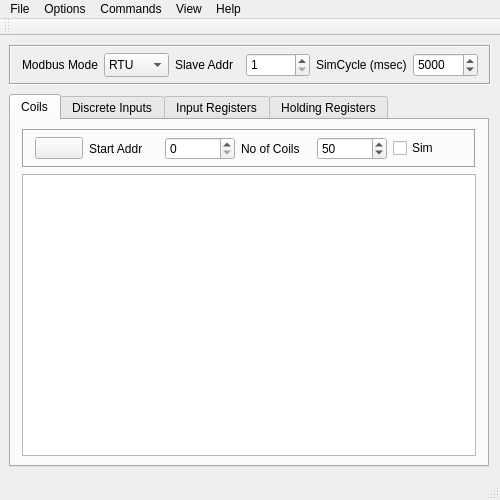
<?xml version="1.0" encoding="UTF-8"?>
<ui version="4.0">
 <class>MainWindow</class>
 <widget class="QMainWindow" name="MainWindow">
  <property name="geometry">
   <rect>
    <x>0</x>
    <y>0</y>
    <width>500</width>
    <height>500</height>
   </rect>
  </property>
  <property name="minimumSize">
   <size>
    <width>500</width>
    <height>500</height>
   </size>
  </property>
  <property name="maximumSize">
   <size>
    <width>500</width>
    <height>640</height>
   </size>
  </property>
  <property name="windowTitle">
   <string>pyModSlave</string>
  </property>
  <property name="windowIcon">
   <iconset resource="icons/pyModSlaveQt.qrc">
    <normaloff>:/img/Bus.png</normaloff>:/img/Bus.png</iconset>
  </property>
  <widget class="QWidget" name="centralWidget">
   <layout class="QVBoxLayout" name="vericallayout">
    <property name="spacing">
     <number>9</number>
    </property>
    <property name="sizeConstraint">
     <enum>QLayout::SetDefaultConstraint</enum>
    </property>
    <property name="leftMargin">
     <number>9</number>
    </property>
    <property name="topMargin">
     <number>9</number>
    </property>
    <item>
     <widget class="QFrame" name="frame_commands">
      <property name="sizePolicy">
       <sizepolicy hsizetype="Preferred" vsizetype="Preferred">
        <horstretch>0</horstretch>
        <verstretch>0</verstretch>
       </sizepolicy>
      </property>
      <property name="minimumSize">
       <size>
        <width>482</width>
        <height>40</height>
       </size>
      </property>
      <property name="maximumSize">
       <size>
        <width>482</width>
        <height>40</height>
       </size>
      </property>
      <property name="frameShape">
       <enum>QFrame::Box</enum>
      </property>
      <property name="frameShadow">
       <enum>QFrame::Sunken</enum>
      </property>
      <layout class="QHBoxLayout" name="horizontalLayout_5">
       <property name="spacing">
        <number>6</number>
       </property>
       <property name="topMargin">
        <number>6</number>
       </property>
       <property name="bottomMargin">
        <number>6</number>
       </property>
       <item>
        <widget class="QLabel" name="lblModbusMode">
         <property name="text">
          <string>Modbus Mode</string>
         </property>
         <property name="buddy">
          <cstring>cmbModbusMode</cstring>
         </property>
        </widget>
       </item>
       <item>
        <widget class="QComboBox" name="cmbModbusMode">
         <property name="minimumSize">
          <size>
           <width>0</width>
           <height>24</height>
          </size>
         </property>
         <item>
          <property name="text">
           <string>RTU</string>
          </property>
         </item>
         <item>
          <property name="text">
           <string>TCP</string>
          </property>
         </item>
        </widget>
       </item>
       <item>
        <widget class="QLabel" name="lblSlave">
         <property name="text">
          <string>Slave Addr</string>
         </property>
         <property name="buddy">
          <cstring>sbSlaveID</cstring>
         </property>
        </widget>
       </item>
       <item>
        <widget class="QSpinBox" name="sbSlaveID">
         <property name="minimumSize">
          <size>
           <width>0</width>
           <height>24</height>
          </size>
         </property>
         <property name="minimum">
          <number>1</number>
         </property>
         <property name="maximum">
          <number>247</number>
         </property>
        </widget>
       </item>
       <item>
        <widget class="QLabel" name="lblSimCycle">
         <property name="text">
          <string>SimCycle (msec)</string>
         </property>
        </widget>
       </item>
       <item>
        <widget class="QSpinBox" name="spInterval">
         <property name="minimumSize">
          <size>
           <width>0</width>
           <height>24</height>
          </size>
         </property>
         <property name="minimum">
          <number>1000</number>
         </property>
         <property name="maximum">
          <number>10000</number>
         </property>
         <property name="singleStep">
          <number>500</number>
         </property>
         <property name="value">
          <number>5000</number>
         </property>
        </widget>
       </item>
      </layout>
     </widget>
    </item>
    <item>
     <widget class="QTabWidget" name="tabIOs">
      <property name="enabled">
       <bool>true</bool>
      </property>
      <property name="sizePolicy">
       <sizepolicy hsizetype="Preferred" vsizetype="Preferred">
        <horstretch>0</horstretch>
        <verstretch>0</verstretch>
       </sizepolicy>
      </property>
      <property name="minimumSize">
       <size>
        <width>0</width>
        <height>0</height>
       </size>
      </property>
      <property name="currentIndex">
       <number>0</number>
      </property>
      <widget class="QWidget" name="tabCoils">
       <property name="sizePolicy">
        <sizepolicy hsizetype="Minimum" vsizetype="Minimum">
         <horstretch>0</horstretch>
         <verstretch>0</verstretch>
        </sizepolicy>
       </property>
       <attribute name="icon">
        <iconset resource="icons/pyModSlaveQt.qrc">
         <normaloff>:/img/DO.png</normaloff>:/img/DO.png</iconset>
       </attribute>
       <attribute name="title">
        <string>Coils</string>
       </attribute>
       <layout class="QVBoxLayout" name="verticalLayout">
        <property name="topMargin">
         <number>9</number>
        </property>
        <property name="bottomMargin">
         <number>9</number>
        </property>
        <item>
         <widget class="QFrame" name="frame">
          <property name="frameShape">
           <enum>QFrame::Box</enum>
          </property>
          <property name="frameShadow">
           <enum>QFrame::Sunken</enum>
          </property>
          <layout class="QHBoxLayout" name="horizontalLayout_6">
           <property name="topMargin">
            <number>6</number>
           </property>
           <property name="bottomMargin">
            <number>6</number>
           </property>
           <item>
            <widget class="QPushButton" name="pbResetDO">
             <property name="minimumSize">
              <size>
               <width>48</width>
               <height>0</height>
              </size>
             </property>
             <property name="maximumSize">
              <size>
               <width>48</width>
               <height>16777215</height>
              </size>
             </property>
             <property name="toolTip">
              <string>Reset</string>
             </property>
             <property name="text">
              <string/>
             </property>
             <property name="icon">
              <iconset resource="icons/pyModSlaveQt.qrc">
               <normaloff>:/img/edit-clear-16.png</normaloff>:/img/edit-clear-16.png</iconset>
             </property>
            </widget>
           </item>
           <item>
            <widget class="QLabel" name="lblCoilsStartAddr">
             <property name="text">
              <string>Start Addr</string>
             </property>
            </widget>
           </item>
           <item>
            <widget class="QSpinBox" name="sbCoilsStartAddr">
             <property name="sizePolicy">
              <sizepolicy hsizetype="Preferred" vsizetype="Fixed">
               <horstretch>0</horstretch>
               <verstretch>0</verstretch>
              </sizepolicy>
             </property>
             <property name="minimumSize">
              <size>
               <width>50</width>
               <height>0</height>
              </size>
             </property>
             <property name="maximumSize">
              <size>
               <width>75</width>
               <height>16777215</height>
              </size>
             </property>
             <property name="minimum">
              <number>0</number>
             </property>
             <property name="maximum">
              <number>65535</number>
             </property>
             <property name="singleStep">
              <number>10</number>
             </property>
             <property name="value">
              <number>0</number>
             </property>
            </widget>
           </item>
           <item>
            <widget class="QLabel" name="label">
             <property name="text">
              <string>No of Coils</string>
             </property>
            </widget>
           </item>
           <item>
            <widget class="QSpinBox" name="sbNoOfCoils">
             <property name="sizePolicy">
              <sizepolicy hsizetype="Preferred" vsizetype="Fixed">
               <horstretch>0</horstretch>
               <verstretch>0</verstretch>
              </sizepolicy>
             </property>
             <property name="minimumSize">
              <size>
               <width>50</width>
               <height>0</height>
              </size>
             </property>
             <property name="maximumSize">
              <size>
               <width>75</width>
               <height>16777215</height>
              </size>
             </property>
             <property name="minimum">
              <number>1</number>
             </property>
             <property name="maximum">
              <number>65535</number>
             </property>
             <property name="singleStep">
              <number>10</number>
             </property>
             <property name="value">
              <number>50</number>
             </property>
            </widget>
           </item>
           <item>
            <widget class="QCheckBox" name="chkSimCoils">
             <property name="text">
              <string>Sim</string>
             </property>
            </widget>
           </item>
          </layout>
         </widget>
        </item>
        <item>
         <widget class="QTableView" name="tvCoilsData">
          <property name="sizePolicy">
           <sizepolicy hsizetype="Minimum" vsizetype="MinimumExpanding">
            <horstretch>0</horstretch>
            <verstretch>0</verstretch>
           </sizepolicy>
          </property>
          <property name="minimumSize">
           <size>
            <width>450</width>
            <height>0</height>
           </size>
          </property>
          <property name="cornerButtonEnabled">
           <bool>false</bool>
          </property>
          <attribute name="horizontalHeaderVisible">
           <bool>false</bool>
          </attribute>
          <attribute name="verticalHeaderVisible">
           <bool>false</bool>
          </attribute>
         </widget>
        </item>
       </layout>
      </widget>
      <widget class="QWidget" name="tabDiscreteInputs">
       <property name="sizePolicy">
        <sizepolicy hsizetype="Minimum" vsizetype="Minimum">
         <horstretch>0</horstretch>
         <verstretch>0</verstretch>
        </sizepolicy>
       </property>
       <attribute name="icon">
        <iconset resource="icons/pyModSlaveQt.qrc">
         <normaloff>:/img/DI.png</normaloff>:/img/DI.png</iconset>
       </attribute>
       <attribute name="title">
        <string>Discrete Inputs</string>
       </attribute>
       <layout class="QVBoxLayout" name="verticalLayout_2">
        <property name="topMargin">
         <number>9</number>
        </property>
        <property name="bottomMargin">
         <number>9</number>
        </property>
        <item>
         <widget class="QFrame" name="frame_2">
          <property name="frameShape">
           <enum>QFrame::Box</enum>
          </property>
          <property name="frameShadow">
           <enum>QFrame::Sunken</enum>
          </property>
          <layout class="QHBoxLayout" name="horizontalLayout">
           <property name="topMargin">
            <number>6</number>
           </property>
           <property name="bottomMargin">
            <number>6</number>
           </property>
           <item>
            <widget class="QPushButton" name="pbResetDI">
             <property name="minimumSize">
              <size>
               <width>48</width>
               <height>0</height>
              </size>
             </property>
             <property name="maximumSize">
              <size>
               <width>48</width>
               <height>16777215</height>
              </size>
             </property>
             <property name="toolTip">
              <string>Reset</string>
             </property>
             <property name="text">
              <string/>
             </property>
             <property name="icon">
              <iconset resource="icons/pyModSlaveQt.qrc">
               <normaloff>:/img/edit-clear-16.png</normaloff>:/img/edit-clear-16.png</iconset>
             </property>
            </widget>
           </item>
           <item>
            <widget class="QLabel" name="lblDigInputsStartAddr">
             <property name="text">
              <string>Start Addr</string>
             </property>
            </widget>
           </item>
           <item>
            <widget class="QSpinBox" name="sbDigInputsstartAddr">
             <property name="sizePolicy">
              <sizepolicy hsizetype="Preferred" vsizetype="Fixed">
               <horstretch>0</horstretch>
               <verstretch>0</verstretch>
              </sizepolicy>
             </property>
             <property name="minimumSize">
              <size>
               <width>50</width>
               <height>0</height>
              </size>
             </property>
             <property name="maximumSize">
              <size>
               <width>75</width>
               <height>16777215</height>
              </size>
             </property>
             <property name="minimum">
              <number>0</number>
             </property>
             <property name="maximum">
              <number>65535</number>
             </property>
             <property name="singleStep">
              <number>10</number>
             </property>
             <property name="value">
              <number>0</number>
             </property>
            </widget>
           </item>
           <item>
            <widget class="QLabel" name="lblNoOfDigInputs">
             <property name="text">
              <string>No of Inputs</string>
             </property>
            </widget>
           </item>
           <item>
            <widget class="QSpinBox" name="sbNoOfDigInputs">
             <property name="sizePolicy">
              <sizepolicy hsizetype="Preferred" vsizetype="Fixed">
               <horstretch>0</horstretch>
               <verstretch>0</verstretch>
              </sizepolicy>
             </property>
             <property name="minimumSize">
              <size>
               <width>50</width>
               <height>0</height>
              </size>
             </property>
             <property name="maximumSize">
              <size>
               <width>75</width>
               <height>16777215</height>
              </size>
             </property>
             <property name="minimum">
              <number>1</number>
             </property>
             <property name="maximum">
              <number>65535</number>
             </property>
             <property name="singleStep">
              <number>10</number>
             </property>
             <property name="value">
              <number>50</number>
             </property>
            </widget>
           </item>
           <item>
            <widget class="QCheckBox" name="chkSimDisInputs">
             <property name="text">
              <string>Sim</string>
             </property>
            </widget>
           </item>
          </layout>
         </widget>
        </item>
        <item>
         <widget class="QTableView" name="tvDiscreteInputsData">
          <property name="enabled">
           <bool>true</bool>
          </property>
          <property name="sizePolicy">
           <sizepolicy hsizetype="Minimum" vsizetype="MinimumExpanding">
            <horstretch>0</horstretch>
            <verstretch>0</verstretch>
           </sizepolicy>
          </property>
          <property name="minimumSize">
           <size>
            <width>450</width>
            <height>0</height>
           </size>
          </property>
          <property name="maximumSize">
           <size>
            <width>16777215</width>
            <height>16777215</height>
           </size>
          </property>
          <property name="cornerButtonEnabled">
           <bool>false</bool>
          </property>
          <attribute name="horizontalHeaderVisible">
           <bool>false</bool>
          </attribute>
          <attribute name="verticalHeaderVisible">
           <bool>false</bool>
          </attribute>
         </widget>
        </item>
       </layout>
      </widget>
      <widget class="QWidget" name="tabInputRegisters">
       <property name="sizePolicy">
        <sizepolicy hsizetype="Minimum" vsizetype="Minimum">
         <horstretch>0</horstretch>
         <verstretch>0</verstretch>
        </sizepolicy>
       </property>
       <attribute name="icon">
        <iconset resource="icons/pyModSlaveQt.qrc">
         <normaloff>:/img/AI.png</normaloff>:/img/AI.png</iconset>
       </attribute>
       <attribute name="title">
        <string>Input Registers</string>
       </attribute>
       <layout class="QVBoxLayout" name="verticalLayout_6">
        <property name="topMargin">
         <number>9</number>
        </property>
        <item>
         <widget class="QFrame" name="frame_3">
          <property name="frameShape">
           <enum>QFrame::Box</enum>
          </property>
          <property name="frameShadow">
           <enum>QFrame::Sunken</enum>
          </property>
          <layout class="QHBoxLayout" name="horizontalLayout_2">
           <property name="topMargin">
            <number>6</number>
           </property>
           <property name="bottomMargin">
            <number>6</number>
           </property>
           <item>
            <widget class="QPushButton" name="pbResetAI">
             <property name="minimumSize">
              <size>
               <width>48</width>
               <height>0</height>
              </size>
             </property>
             <property name="maximumSize">
              <size>
               <width>48</width>
               <height>16777215</height>
              </size>
             </property>
             <property name="toolTip">
              <string>Reset</string>
             </property>
             <property name="text">
              <string/>
             </property>
             <property name="icon">
              <iconset resource="icons/pyModSlaveQt.qrc">
               <normaloff>:/img/edit-clear-16.png</normaloff>:/img/edit-clear-16.png</iconset>
             </property>
            </widget>
           </item>
           <item>
            <widget class="QLabel" name="lblInputRegsStartAddr">
             <property name="text">
              <string>Start Addr</string>
             </property>
            </widget>
           </item>
           <item>
            <widget class="QSpinBox" name="sbInputRegsStartAddr">
             <property name="sizePolicy">
              <sizepolicy hsizetype="Preferred" vsizetype="Fixed">
               <horstretch>0</horstretch>
               <verstretch>0</verstretch>
              </sizepolicy>
             </property>
             <property name="minimumSize">
              <size>
               <width>50</width>
               <height>0</height>
              </size>
             </property>
             <property name="maximumSize">
              <size>
               <width>75</width>
               <height>16777215</height>
              </size>
             </property>
             <property name="minimum">
              <number>0</number>
             </property>
             <property name="maximum">
              <number>65535</number>
             </property>
             <property name="singleStep">
              <number>10</number>
             </property>
             <property name="value">
              <number>0</number>
             </property>
            </widget>
           </item>
           <item>
            <widget class="QLabel" name="lblNoOfInputRegs">
             <property name="text">
              <string>No of Regs</string>
             </property>
            </widget>
           </item>
           <item>
            <widget class="QSpinBox" name="sbNoOfInputRegs">
             <property name="sizePolicy">
              <sizepolicy hsizetype="Preferred" vsizetype="Fixed">
               <horstretch>0</horstretch>
               <verstretch>0</verstretch>
              </sizepolicy>
             </property>
             <property name="minimumSize">
              <size>
               <width>50</width>
               <height>0</height>
              </size>
             </property>
             <property name="maximumSize">
              <size>
               <width>75</width>
               <height>16777215</height>
              </size>
             </property>
             <property name="minimum">
              <number>1</number>
             </property>
             <property name="maximum">
              <number>65535</number>
             </property>
             <property name="singleStep">
              <number>10</number>
             </property>
             <property name="value">
              <number>50</number>
             </property>
            </widget>
           </item>
           <item>
            <widget class="QCheckBox" name="chkSimInputRegs">
             <property name="text">
              <string>Sim</string>
             </property>
            </widget>
           </item>
           <item>
            <widget class="QComboBox" name="cmbInputRegsType">
             <property name="maxVisibleItems">
              <number>2</number>
             </property>
             <item>
              <property name="text">
               <string>Dec</string>
              </property>
             </item>
             <item>
              <property name="text">
               <string>Hex</string>
              </property>
             </item>
            </widget>
           </item>
          </layout>
         </widget>
        </item>
        <item>
         <widget class="QTableView" name="tvInputRegistersData">
          <property name="sizePolicy">
           <sizepolicy hsizetype="Minimum" vsizetype="MinimumExpanding">
            <horstretch>0</horstretch>
            <verstretch>0</verstretch>
           </sizepolicy>
          </property>
          <property name="minimumSize">
           <size>
            <width>450</width>
            <height>0</height>
           </size>
          </property>
          <property name="cornerButtonEnabled">
           <bool>false</bool>
          </property>
          <attribute name="horizontalHeaderVisible">
           <bool>false</bool>
          </attribute>
          <attribute name="verticalHeaderVisible">
           <bool>false</bool>
          </attribute>
         </widget>
        </item>
       </layout>
      </widget>
      <widget class="QWidget" name="tabHoldingRegisters">
       <property name="sizePolicy">
        <sizepolicy hsizetype="Minimum" vsizetype="Minimum">
         <horstretch>0</horstretch>
         <verstretch>0</verstretch>
        </sizepolicy>
       </property>
       <attribute name="icon">
        <iconset resource="icons/pyModSlaveQt.qrc">
         <normaloff>:/img/AO.png</normaloff>:/img/AO.png</iconset>
       </attribute>
       <attribute name="title">
        <string>Holding Registers</string>
       </attribute>
       <layout class="QVBoxLayout" name="verticalLayout_7">
        <property name="topMargin">
         <number>9</number>
        </property>
        <item>
         <widget class="QFrame" name="frame_4">
          <property name="frameShape">
           <enum>QFrame::Box</enum>
          </property>
          <property name="frameShadow">
           <enum>QFrame::Sunken</enum>
          </property>
          <layout class="QHBoxLayout" name="horizontalLayout_4">
           <property name="topMargin">
            <number>6</number>
           </property>
           <property name="bottomMargin">
            <number>6</number>
           </property>
           <item>
            <widget class="QPushButton" name="pbResetAO">
             <property name="minimumSize">
              <size>
               <width>48</width>
               <height>0</height>
              </size>
             </property>
             <property name="maximumSize">
              <size>
               <width>48</width>
               <height>16777215</height>
              </size>
             </property>
             <property name="toolTip">
              <string>Reset</string>
             </property>
             <property name="text">
              <string/>
             </property>
             <property name="icon">
              <iconset resource="icons/pyModSlaveQt.qrc">
               <normaloff>:/img/edit-clear-16.png</normaloff>:/img/edit-clear-16.png</iconset>
             </property>
            </widget>
           </item>
           <item>
            <widget class="QLabel" name="lblHoldRegsStarAddr">
             <property name="text">
              <string>Start Addr</string>
             </property>
            </widget>
           </item>
           <item>
            <widget class="QSpinBox" name="sbHoldingRegsStartAddr">
             <property name="sizePolicy">
              <sizepolicy hsizetype="Preferred" vsizetype="Fixed">
               <horstretch>0</horstretch>
               <verstretch>0</verstretch>
              </sizepolicy>
             </property>
             <property name="minimumSize">
              <size>
               <width>50</width>
               <height>0</height>
              </size>
             </property>
             <property name="maximumSize">
              <size>
               <width>75</width>
               <height>16777215</height>
              </size>
             </property>
             <property name="minimum">
              <number>0</number>
             </property>
             <property name="maximum">
              <number>65535</number>
             </property>
             <property name="singleStep">
              <number>10</number>
             </property>
             <property name="value">
              <number>0</number>
             </property>
            </widget>
           </item>
           <item>
            <widget class="QLabel" name="lblHoldRegs">
             <property name="text">
              <string>No of Regs</string>
             </property>
            </widget>
           </item>
           <item>
            <widget class="QSpinBox" name="sbNoOfHoldingRegs">
             <property name="sizePolicy">
              <sizepolicy hsizetype="Preferred" vsizetype="Fixed">
               <horstretch>0</horstretch>
               <verstretch>0</verstretch>
              </sizepolicy>
             </property>
             <property name="minimumSize">
              <size>
               <width>50</width>
               <height>0</height>
              </size>
             </property>
             <property name="maximumSize">
              <size>
               <width>75</width>
               <height>16777215</height>
              </size>
             </property>
             <property name="minimum">
              <number>1</number>
             </property>
             <property name="maximum">
              <number>65535</number>
             </property>
             <property name="singleStep">
              <number>10</number>
             </property>
             <property name="value">
              <number>50</number>
             </property>
            </widget>
           </item>
           <item>
            <widget class="QCheckBox" name="chkSimHoldRegs">
             <property name="text">
              <string>Sim</string>
             </property>
            </widget>
           </item>
           <item>
            <widget class="QComboBox" name="cmbHoldRegsType">
             <property name="maxVisibleItems">
              <number>2</number>
             </property>
             <item>
              <property name="text">
               <string>Dec</string>
              </property>
             </item>
             <item>
              <property name="text">
               <string>Hex</string>
              </property>
             </item>
            </widget>
           </item>
          </layout>
         </widget>
        </item>
        <item>
         <widget class="QTableView" name="tvHoldingRegistersData">
          <property name="sizePolicy">
           <sizepolicy hsizetype="Minimum" vsizetype="MinimumExpanding">
            <horstretch>0</horstretch>
            <verstretch>0</verstretch>
           </sizepolicy>
          </property>
          <property name="minimumSize">
           <size>
            <width>450</width>
            <height>0</height>
           </size>
          </property>
          <property name="cornerButtonEnabled">
           <bool>false</bool>
          </property>
          <attribute name="horizontalHeaderVisible">
           <bool>false</bool>
          </attribute>
          <attribute name="verticalHeaderVisible">
           <bool>false</bool>
          </attribute>
         </widget>
        </item>
       </layout>
      </widget>
     </widget>
    </item>
   </layout>
  </widget>
  <widget class="QMenuBar" name="menuBar">
   <property name="geometry">
    <rect>
     <x>0</x>
     <y>0</y>
     <width>500</width>
     <height>21</height>
    </rect>
   </property>
   <widget class="QMenu" name="menuFile">
    <property name="title">
     <string>File</string>
    </property>
    <addaction name="actionLoad_Session"/>
    <addaction name="actionSave_Session"/>
    <addaction name="separator"/>
    <addaction name="actionExit"/>
   </widget>
   <widget class="QMenu" name="menuOptions">
    <property name="title">
     <string>Options</string>
    </property>
    <addaction name="actionSerial_RTU"/>
    <addaction name="actionTCP"/>
    <addaction name="separator"/>
    <addaction name="actionSettings"/>
   </widget>
   <widget class="QMenu" name="menuHelp">
    <property name="title">
     <string>Help</string>
    </property>
    <addaction name="actionModbus_Manual"/>
    <addaction name="actionAbout"/>
   </widget>
   <widget class="QMenu" name="menuView">
    <property name="title">
     <string>View</string>
    </property>
    <addaction name="actionLog"/>
    <addaction name="actionBus_Monitor"/>
    <addaction name="actionHeaders"/>
   </widget>
   <widget class="QMenu" name="menuCommands">
    <property name="title">
     <string>Commands</string>
    </property>
    <addaction name="actionConnect"/>
    <addaction name="actionReset_Counters"/>
   </widget>
   <addaction name="menuFile"/>
   <addaction name="menuOptions"/>
   <addaction name="menuCommands"/>
   <addaction name="menuView"/>
   <addaction name="menuHelp"/>
  </widget>
  <widget class="QToolBar" name="mainToolBar">
   <attribute name="toolBarArea">
    <enum>TopToolBarArea</enum>
   </attribute>
   <attribute name="toolBarBreak">
    <bool>false</bool>
   </attribute>
  </widget>
  <widget class="QStatusBar" name="statusBar"/>
  <action name="actionExit">
   <property name="icon">
    <iconset resource="icons/pyModSlaveQt.qrc">
     <normaloff>:/img/exit-16.png</normaloff>:/img/exit-16.png</iconset>
   </property>
   <property name="text">
    <string>Exit</string>
   </property>
   <property name="iconVisibleInMenu">
    <bool>true</bool>
   </property>
  </action>
  <action name="actionSerial_RTU">
   <property name="icon">
    <iconset resource="icons/pyModSlaveQt.qrc">
     <normaloff>:/img/serial-pot-16.png</normaloff>:/img/serial-pot-16.png</iconset>
   </property>
   <property name="text">
    <string>Modbus RTU...</string>
   </property>
   <property name="iconVisibleInMenu">
    <bool>true</bool>
   </property>
  </action>
  <action name="actionTCP">
   <property name="icon">
    <iconset resource="icons/pyModSlaveQt.qrc">
     <normaloff>:/img/ethernet-port-16.png</normaloff>:/img/ethernet-port-16.png</iconset>
   </property>
   <property name="text">
    <string>Modbus TCP...</string>
   </property>
   <property name="iconVisibleInMenu">
    <bool>true</bool>
   </property>
  </action>
  <action name="actionAbout">
   <property name="icon">
    <iconset resource="icons/pyModSlaveQt.qrc">
     <normaloff>:/img/info-sign-16.png</normaloff>:/img/info-sign-16.png</iconset>
   </property>
   <property name="text">
    <string>About...</string>
   </property>
   <property name="iconVisibleInMenu">
    <bool>true</bool>
   </property>
  </action>
  <action name="actionSettings">
   <property name="icon">
    <iconset resource="icons/pyModSlaveQt.qrc">
     <normaloff>:/img/options-16.png</normaloff>:/img/options-16.png</iconset>
   </property>
   <property name="text">
    <string>Settings...</string>
   </property>
   <property name="iconVisibleInMenu">
    <bool>true</bool>
   </property>
  </action>
  <action name="actionBus_Monitor">
   <property name="icon">
    <iconset resource="icons/pyModSlaveQt.qrc">
     <normaloff>:/img/TV-16.png</normaloff>:/img/TV-16.png</iconset>
   </property>
   <property name="text">
    <string>Bus Monitor</string>
   </property>
  </action>
  <action name="actionReset_Counters">
   <property name="icon">
    <iconset resource="icons/pyModSlaveQt.qrc">
     <normaloff>:/img/reset-16.png</normaloff>:/img/reset-16.png</iconset>
   </property>
   <property name="text">
    <string>Reset Counters</string>
   </property>
  </action>
  <action name="actionLog">
   <property name="icon">
    <iconset resource="icons/pyModSlaveQt.qrc">
     <normaloff>:/img/text-x-log-16.png</normaloff>:/img/text-x-log-16.png</iconset>
   </property>
   <property name="text">
    <string>Log</string>
   </property>
  </action>
  <action name="actionModbus_Manual">
   <property name="icon">
    <iconset resource="icons/pyModSlaveQt.qrc">
     <normaloff>:/img/help-desk-icon-16.png</normaloff>:/img/help-desk-icon-16.png</iconset>
   </property>
   <property name="text">
    <string>Modbus Manual</string>
   </property>
  </action>
  <action name="actionLoad_Session">
   <property name="icon">
    <iconset resource="icons/pyModSlaveQt.qrc">
     <normaloff>:/img/document-import-16.png</normaloff>:/img/document-import-16.png</iconset>
   </property>
   <property name="text">
    <string>Load Session...</string>
   </property>
  </action>
  <action name="actionSave_Session">
   <property name="icon">
    <iconset resource="icons/pyModSlaveQt.qrc">
     <normaloff>:/img/document-export-16.png</normaloff>:/img/document-export-16.png</iconset>
   </property>
   <property name="text">
    <string>Save Session...</string>
   </property>
  </action>
  <action name="actionConnect">
   <property name="checkable">
    <bool>true</bool>
   </property>
   <property name="icon">
    <iconset resource="icons/pyModSlaveQt.qrc">
     <normaloff>:/img/plug-disconnect-16.png</normaloff>
     <normalon>:/img/plug-connect-16.png</normalon>:/img/plug-disconnect-16.png</iconset>
   </property>
   <property name="text">
    <string>Connect</string>
   </property>
  </action>
  <action name="actionHeaders">
   <property name="checkable">
    <bool>true</bool>
   </property>
   <property name="icon">
    <iconset resource="icons/pyModSlaveQt.qrc">
     <normaloff>:/img/Header16.png</normaloff>:/img/Header16.png</iconset>
   </property>
   <property name="text">
    <string>Headers</string>
   </property>
  </action>
 </widget>
 <layoutdefault spacing="6" margin="11"/>
 <resources>
  <include location="icons/pyModSlaveQt.qrc"/>
 </resources>
 <connections>
  <connection>
   <sender>actionExit</sender>
   <signal>triggered()</signal>
   <receiver>MainWindow</receiver>
   <slot>close()</slot>
   <hints>
    <hint type="sourcelabel">
     <x>-1</x>
     <y>-1</y>
    </hint>
    <hint type="destinationlabel">
     <x>199</x>
     <y>149</y>
    </hint>
   </hints>
  </connection>
 </connections>
</ui>
